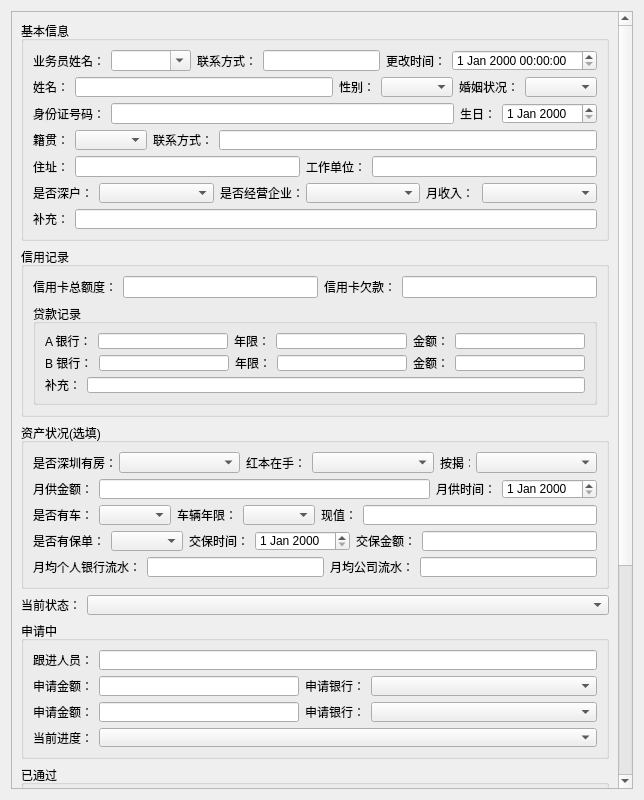
<?xml version="1.0" encoding="UTF-8"?>
<ui version="4.0">
 <class>renew</class>
 <widget class="QDialog" name="renew">
  <property name="enabled">
   <bool>true</bool>
  </property>
  <property name="geometry">
   <rect>
    <x>0</x>
    <y>0</y>
    <width>644</width>
    <height>800</height>
   </rect>
  </property>
  <property name="maximumSize">
   <size>
    <width>16777215</width>
    <height>1074</height>
   </size>
  </property>
  <property name="windowTitle">
   <string>Dialog</string>
  </property>
  <property name="layoutDirection">
   <enum>Qt::LeftToRight</enum>
  </property>
  <layout class="QVBoxLayout" name="verticalLayout_8">
   <item>
    <widget class="QScrollArea" name="scrollArea">
     <property name="widgetResizable">
      <bool>true</bool>
     </property>
     <widget class="QWidget" name="scrollAreaWidgetContents">
      <property name="geometry">
       <rect>
        <x>0</x>
        <y>0</y>
        <width>607</width>
        <height>1075</height>
       </rect>
      </property>
      <layout class="QVBoxLayout" name="verticalLayout_9">
       <item>
        <widget class="QGroupBox" name="groupBox_2">
         <property name="maximumSize">
          <size>
           <width>16777215</width>
           <height>220</height>
          </size>
         </property>
         <property name="title">
          <string>基本信息</string>
         </property>
         <layout class="QVBoxLayout" name="verticalLayout">
          <item>
           <layout class="QHBoxLayout" name="horizontalLayout_30">
            <item>
             <widget class="QLabel" name="label_3">
              <property name="maximumSize">
               <size>
                <width>80</width>
                <height>16777215</height>
               </size>
              </property>
              <property name="text">
               <string>业务员姓名：</string>
              </property>
             </widget>
            </item>
            <item>
             <widget class="QComboBox" name="comboBox">
              <property name="minimumSize">
               <size>
                <width>80</width>
                <height>0</height>
               </size>
              </property>
              <property name="editable">
               <bool>true</bool>
              </property>
             </widget>
            </item>
            <item>
             <widget class="QLabel" name="label_4">
              <property name="maximumSize">
               <size>
                <width>80</width>
                <height>16777215</height>
               </size>
              </property>
              <property name="text">
               <string>联系方式：</string>
              </property>
             </widget>
            </item>
            <item>
             <widget class="QLineEdit" name="lineEdit"/>
            </item>
            <item>
             <widget class="QLabel" name="label_2">
              <property name="text">
               <string>更改时间：</string>
              </property>
             </widget>
            </item>
            <item>
             <widget class="QDateTimeEdit" name="dateTimeEdit"/>
            </item>
           </layout>
          </item>
          <item>
           <layout class="QHBoxLayout" name="horizontalLayout_2">
            <item>
             <widget class="QLabel" name="label_5">
              <property name="text">
               <string>姓名：</string>
              </property>
             </widget>
            </item>
            <item>
             <widget class="QLineEdit" name="lineEdit_2"/>
            </item>
            <item>
             <widget class="QLabel" name="label_6">
              <property name="text">
               <string>性别：</string>
              </property>
             </widget>
            </item>
            <item>
             <widget class="QComboBox" name="comboBox_2"/>
            </item>
            <item>
             <widget class="QLabel" name="label_8">
              <property name="text">
               <string>婚姻状况：</string>
              </property>
             </widget>
            </item>
            <item>
             <widget class="QComboBox" name="comboBox_3"/>
            </item>
           </layout>
          </item>
          <item>
           <layout class="QHBoxLayout" name="horizontalLayout_3">
            <item>
             <widget class="QLabel" name="label_7">
              <property name="text">
               <string>身份证号码：</string>
              </property>
             </widget>
            </item>
            <item>
             <widget class="QLineEdit" name="lineEdit_3"/>
            </item>
            <item>
             <widget class="QLabel" name="label_9">
              <property name="text">
               <string>生日：</string>
              </property>
             </widget>
            </item>
            <item>
             <widget class="QDateEdit" name="dateEdit"/>
            </item>
           </layout>
          </item>
          <item>
           <layout class="QHBoxLayout" name="horizontalLayout_4">
            <item>
             <widget class="QLabel" name="label">
              <property name="text">
               <string>籍贯：</string>
              </property>
             </widget>
            </item>
            <item>
             <widget class="QComboBox" name="comboBox_4"/>
            </item>
            <item>
             <widget class="QLabel" name="label_10">
              <property name="text">
               <string>联系方式：</string>
              </property>
             </widget>
            </item>
            <item>
             <widget class="QLineEdit" name="lineEdit_4"/>
            </item>
           </layout>
          </item>
          <item>
           <layout class="QHBoxLayout" name="horizontalLayout_5">
            <item>
             <widget class="QLabel" name="label_11">
              <property name="text">
               <string>住址：</string>
              </property>
             </widget>
            </item>
            <item>
             <widget class="QLineEdit" name="lineEdit_5"/>
            </item>
            <item>
             <widget class="QLabel" name="label_12">
              <property name="text">
               <string>工作单位：</string>
              </property>
             </widget>
            </item>
            <item>
             <widget class="QLineEdit" name="lineEdit_6"/>
            </item>
           </layout>
          </item>
          <item>
           <layout class="QHBoxLayout" name="horizontalLayout_6">
            <item>
             <widget class="QLabel" name="label_13">
              <property name="maximumSize">
               <size>
                <width>60</width>
                <height>16777215</height>
               </size>
              </property>
              <property name="text">
               <string>是否深户：</string>
              </property>
             </widget>
            </item>
            <item>
             <widget class="QComboBox" name="comboBox_5"/>
            </item>
            <item>
             <widget class="QLabel" name="label_14">
              <property name="maximumSize">
               <size>
                <width>80</width>
                <height>16777215</height>
               </size>
              </property>
              <property name="text">
               <string>是否经营企业：</string>
              </property>
             </widget>
            </item>
            <item>
             <widget class="QComboBox" name="comboBox_6"/>
            </item>
            <item>
             <widget class="QLabel" name="label_15">
              <property name="maximumSize">
               <size>
                <width>50</width>
                <height>16777215</height>
               </size>
              </property>
              <property name="text">
               <string>月收入：</string>
              </property>
             </widget>
            </item>
            <item>
             <widget class="QComboBox" name="comboBox_7"/>
            </item>
           </layout>
          </item>
          <item>
           <layout class="QHBoxLayout" name="horizontalLayout_7">
            <item>
             <widget class="QLabel" name="label_16">
              <property name="text">
               <string>补充：</string>
              </property>
             </widget>
            </item>
            <item>
             <widget class="QLineEdit" name="lineEdit_7"/>
            </item>
           </layout>
          </item>
         </layout>
        </widget>
       </item>
       <item>
        <widget class="QGroupBox" name="groupBox_3">
         <property name="maximumSize">
          <size>
           <width>16777215</width>
           <height>170</height>
          </size>
         </property>
         <property name="title">
          <string>信用记录</string>
         </property>
         <layout class="QVBoxLayout" name="verticalLayout_3">
          <item>
           <layout class="QHBoxLayout" name="horizontalLayout_8">
            <item>
             <widget class="QLabel" name="label_17">
              <property name="text">
               <string>信用卡总额度：</string>
              </property>
             </widget>
            </item>
            <item>
             <widget class="QLineEdit" name="lineEdit_8"/>
            </item>
            <item>
             <widget class="QLabel" name="label_18">
              <property name="text">
               <string>信用卡欠款：</string>
              </property>
             </widget>
            </item>
            <item>
             <widget class="QLineEdit" name="lineEdit_9"/>
            </item>
           </layout>
          </item>
          <item>
           <widget class="QGroupBox" name="groupBox_4">
            <property name="title">
             <string>贷款记录</string>
            </property>
            <layout class="QVBoxLayout" name="verticalLayout_2">
             <item>
              <layout class="QHBoxLayout" name="horizontalLayout_9">
               <item>
                <widget class="QLabel" name="label_19">
                 <property name="text">
                  <string>A 银行：</string>
                 </property>
                </widget>
               </item>
               <item>
                <widget class="QLineEdit" name="lineEdit_10"/>
               </item>
               <item>
                <widget class="QLabel" name="label_20">
                 <property name="text">
                  <string>年限：</string>
                 </property>
                </widget>
               </item>
               <item>
                <widget class="QLineEdit" name="lineEdit_11"/>
               </item>
               <item>
                <widget class="QLabel" name="label_21">
                 <property name="text">
                  <string>金额：</string>
                 </property>
                </widget>
               </item>
               <item>
                <widget class="QLineEdit" name="lineEdit_12"/>
               </item>
              </layout>
             </item>
             <item>
              <layout class="QHBoxLayout" name="horizontalLayout_10">
               <item>
                <widget class="QLabel" name="label_22">
                 <property name="text">
                  <string>B 银行：</string>
                 </property>
                </widget>
               </item>
               <item>
                <widget class="QLineEdit" name="lineEdit_13"/>
               </item>
               <item>
                <widget class="QLabel" name="label_23">
                 <property name="text">
                  <string>年限：</string>
                 </property>
                </widget>
               </item>
               <item>
                <widget class="QLineEdit" name="lineEdit_14"/>
               </item>
               <item>
                <widget class="QLabel" name="label_24">
                 <property name="text">
                  <string>金额：</string>
                 </property>
                </widget>
               </item>
               <item>
                <widget class="QLineEdit" name="lineEdit_15"/>
               </item>
              </layout>
             </item>
             <item>
              <layout class="QHBoxLayout" name="horizontalLayout_11">
               <item>
                <widget class="QLabel" name="label_25">
                 <property name="text">
                  <string>补充：</string>
                 </property>
                </widget>
               </item>
               <item>
                <widget class="QLineEdit" name="lineEdit_16"/>
               </item>
              </layout>
             </item>
            </layout>
           </widget>
          </item>
         </layout>
        </widget>
       </item>
       <item>
        <widget class="QGroupBox" name="groupBox_5">
         <property name="maximumSize">
          <size>
           <width>16777215</width>
           <height>166</height>
          </size>
         </property>
         <property name="title">
          <string>资产状况(选填)</string>
         </property>
         <layout class="QVBoxLayout" name="verticalLayout_4">
          <item>
           <layout class="QHBoxLayout" name="horizontalLayout_12">
            <item>
             <widget class="QLabel" name="label_26">
              <property name="maximumSize">
               <size>
                <width>80</width>
                <height>16777215</height>
               </size>
              </property>
              <property name="text">
               <string>是否深圳有房：</string>
              </property>
             </widget>
            </item>
            <item>
             <widget class="QComboBox" name="comboBox_8"/>
            </item>
            <item>
             <widget class="QLabel" name="label_27">
              <property name="maximumSize">
               <size>
                <width>60</width>
                <height>16777215</height>
               </size>
              </property>
              <property name="text">
               <string>红本在手：</string>
              </property>
             </widget>
            </item>
            <item>
             <widget class="QComboBox" name="comboBox_9"/>
            </item>
            <item>
             <widget class="QLabel" name="label_28">
              <property name="maximumSize">
               <size>
                <width>30</width>
                <height>16777215</height>
               </size>
              </property>
              <property name="text">
               <string>按揭：</string>
              </property>
             </widget>
            </item>
            <item>
             <widget class="QComboBox" name="comboBox_10"/>
            </item>
           </layout>
          </item>
          <item>
           <layout class="QHBoxLayout" name="horizontalLayout_13">
            <item>
             <widget class="QLabel" name="label_29">
              <property name="text">
               <string>月供金额：</string>
              </property>
             </widget>
            </item>
            <item>
             <widget class="QLineEdit" name="lineEdit_17"/>
            </item>
            <item>
             <widget class="QLabel" name="label_30">
              <property name="text">
               <string>月供时间：</string>
              </property>
             </widget>
            </item>
            <item>
             <widget class="QDateEdit" name="dateEdit_2"/>
            </item>
           </layout>
          </item>
          <item>
           <layout class="QHBoxLayout" name="horizontalLayout_14">
            <item>
             <widget class="QLabel" name="label_31">
              <property name="text">
               <string>是否有车：</string>
              </property>
             </widget>
            </item>
            <item>
             <widget class="QComboBox" name="comboBox_11"/>
            </item>
            <item>
             <widget class="QLabel" name="label_32">
              <property name="text">
               <string>车辆年限：</string>
              </property>
             </widget>
            </item>
            <item>
             <widget class="QComboBox" name="comboBox_12"/>
            </item>
            <item>
             <widget class="QLabel" name="label_33">
              <property name="text">
               <string>现值：</string>
              </property>
             </widget>
            </item>
            <item>
             <widget class="QLineEdit" name="lineEdit_18"/>
            </item>
           </layout>
          </item>
          <item>
           <layout class="QHBoxLayout" name="horizontalLayout_15">
            <item>
             <widget class="QLabel" name="label_34">
              <property name="text">
               <string>是否有保单：</string>
              </property>
             </widget>
            </item>
            <item>
             <widget class="QComboBox" name="comboBox_13"/>
            </item>
            <item>
             <widget class="QLabel" name="label_35">
              <property name="text">
               <string>交保时间：</string>
              </property>
             </widget>
            </item>
            <item>
             <widget class="QDateEdit" name="dateEdit_3"/>
            </item>
            <item>
             <widget class="QLabel" name="label_36">
              <property name="text">
               <string>交保金额：</string>
              </property>
             </widget>
            </item>
            <item>
             <widget class="QLineEdit" name="lineEdit_19"/>
            </item>
           </layout>
          </item>
          <item>
           <layout class="QHBoxLayout" name="horizontalLayout_16">
            <item>
             <widget class="QLabel" name="label_37">
              <property name="text">
               <string>月均个人银行流水：</string>
              </property>
             </widget>
            </item>
            <item>
             <widget class="QLineEdit" name="lineEdit_20"/>
            </item>
            <item>
             <widget class="QLabel" name="label_38">
              <property name="text">
               <string>月均公司流水：</string>
              </property>
             </widget>
            </item>
            <item>
             <widget class="QLineEdit" name="lineEdit_21"/>
            </item>
           </layout>
          </item>
         </layout>
        </widget>
       </item>
       <item>
        <layout class="QHBoxLayout" name="horizontalLayout_29">
         <item>
          <widget class="QLabel" name="label_39">
           <property name="maximumSize">
            <size>
             <width>60</width>
             <height>24</height>
            </size>
           </property>
           <property name="text">
            <string>当前状态：</string>
           </property>
          </widget>
         </item>
         <item>
          <widget class="QComboBox" name="comboBox_14">
           <property name="maximumSize">
            <size>
             <width>16777215</width>
             <height>20</height>
            </size>
           </property>
          </widget>
         </item>
        </layout>
       </item>
       <item>
        <widget class="QGroupBox" name="groupBox_6">
         <property name="maximumSize">
          <size>
           <width>16777215</width>
           <height>138</height>
          </size>
         </property>
         <property name="title">
          <string>申请中</string>
         </property>
         <layout class="QVBoxLayout" name="verticalLayout_5">
          <item>
           <layout class="QHBoxLayout" name="horizontalLayout_17">
            <item>
             <widget class="QLabel" name="label_40">
              <property name="text">
               <string>跟进人员：</string>
              </property>
             </widget>
            </item>
            <item>
             <widget class="QLineEdit" name="lineEdit_22"/>
            </item>
           </layout>
          </item>
          <item>
           <layout class="QHBoxLayout" name="horizontalLayout_18">
            <item>
             <widget class="QLabel" name="label_41">
              <property name="maximumSize">
               <size>
                <width>60</width>
                <height>16777215</height>
               </size>
              </property>
              <property name="text">
               <string>申请金额：</string>
              </property>
             </widget>
            </item>
            <item>
             <widget class="QLineEdit" name="lineEdit_23">
              <property name="maximumSize">
               <size>
                <width>200</width>
                <height>16777215</height>
               </size>
              </property>
             </widget>
            </item>
            <item>
             <widget class="QLabel" name="label_42">
              <property name="maximumSize">
               <size>
                <width>60</width>
                <height>16777215</height>
               </size>
              </property>
              <property name="text">
               <string>申请银行：</string>
              </property>
             </widget>
            </item>
            <item>
             <widget class="QComboBox" name="comboBox_15"/>
            </item>
           </layout>
          </item>
          <item>
           <layout class="QHBoxLayout" name="horizontalLayout_19">
            <item>
             <widget class="QLabel" name="label_43">
              <property name="maximumSize">
               <size>
                <width>60</width>
                <height>16777215</height>
               </size>
              </property>
              <property name="text">
               <string>申请金额：</string>
              </property>
             </widget>
            </item>
            <item>
             <widget class="QLineEdit" name="lineEdit_24">
              <property name="maximumSize">
               <size>
                <width>200</width>
                <height>16777215</height>
               </size>
              </property>
             </widget>
            </item>
            <item>
             <widget class="QLabel" name="label_44">
              <property name="maximumSize">
               <size>
                <width>60</width>
                <height>16777215</height>
               </size>
              </property>
              <property name="text">
               <string>申请银行：</string>
              </property>
             </widget>
            </item>
            <item>
             <widget class="QComboBox" name="comboBox_16"/>
            </item>
           </layout>
          </item>
          <item>
           <layout class="QHBoxLayout" name="horizontalLayout_20">
            <item>
             <widget class="QLabel" name="label_45">
              <property name="maximumSize">
               <size>
                <width>60</width>
                <height>16777215</height>
               </size>
              </property>
              <property name="text">
               <string>当前进度：</string>
              </property>
             </widget>
            </item>
            <item>
             <widget class="QComboBox" name="comboBox_17"/>
            </item>
           </layout>
          </item>
         </layout>
        </widget>
       </item>
       <item>
        <widget class="QGroupBox" name="groupBox_7">
         <property name="maximumSize">
          <size>
           <width>16777215</width>
           <height>138</height>
          </size>
         </property>
         <property name="title">
          <string>已通过</string>
         </property>
         <layout class="QVBoxLayout" name="verticalLayout_6">
          <item>
           <layout class="QHBoxLayout" name="horizontalLayout_21">
            <item>
             <widget class="QLabel" name="label_46">
              <property name="text">
               <string>跟进人员：</string>
              </property>
             </widget>
            </item>
            <item>
             <widget class="QLineEdit" name="lineEdit_25"/>
            </item>
           </layout>
          </item>
          <item>
           <layout class="QHBoxLayout" name="horizontalLayout_22">
            <item>
             <widget class="QLabel" name="label_47">
              <property name="text">
               <string>放款金额：</string>
              </property>
             </widget>
            </item>
            <item>
             <widget class="QLineEdit" name="lineEdit_26"/>
            </item>
            <item>
             <widget class="QLabel" name="label_48">
              <property name="text">
               <string>放款银行：</string>
              </property>
             </widget>
            </item>
            <item>
             <widget class="QLineEdit" name="lineEdit_27"/>
            </item>
            <item>
             <widget class="QLabel" name="label_49">
              <property name="text">
               <string>放款日期：</string>
              </property>
             </widget>
            </item>
            <item>
             <widget class="QDateEdit" name="dateEdit_4"/>
            </item>
           </layout>
          </item>
          <item>
           <layout class="QHBoxLayout" name="horizontalLayout_23">
            <item>
             <widget class="QLabel" name="label_50">
              <property name="text">
               <string>申请条件：</string>
              </property>
             </widget>
            </item>
            <item>
             <widget class="QLineEdit" name="lineEdit_28"/>
            </item>
            <item>
             <widget class="QLabel" name="label_51">
              <property name="text">
               <string>贷款期限：</string>
              </property>
             </widget>
            </item>
            <item>
             <widget class="QDateEdit" name="dateEdit_5"/>
            </item>
            <item>
             <widget class="QLabel" name="label_52">
              <property name="text">
               <string>利息：</string>
              </property>
             </widget>
            </item>
            <item>
             <widget class="QLineEdit" name="lineEdit_29"/>
            </item>
           </layout>
          </item>
          <item>
           <layout class="QHBoxLayout" name="horizontalLayout_24">
            <item>
             <widget class="QLabel" name="label_53">
              <property name="text">
               <string>每月还款金额：</string>
              </property>
             </widget>
            </item>
            <item>
             <widget class="QLineEdit" name="lineEdit_30"/>
            </item>
           </layout>
          </item>
         </layout>
        </widget>
       </item>
       <item>
        <widget class="QGroupBox" name="groupBox_8">
         <property name="maximumSize">
          <size>
           <width>16777215</width>
           <height>138</height>
          </size>
         </property>
         <property name="title">
          <string>未通过</string>
         </property>
         <layout class="QVBoxLayout" name="verticalLayout_7">
          <item>
           <layout class="QHBoxLayout" name="horizontalLayout_25">
            <item>
             <widget class="QLabel" name="label_54">
              <property name="text">
               <string>跟进人员：</string>
              </property>
             </widget>
            </item>
            <item>
             <widget class="QLineEdit" name="lineEdit_31"/>
            </item>
           </layout>
          </item>
          <item>
           <layout class="QHBoxLayout" name="horizontalLayout_26">
            <item>
             <widget class="QLabel" name="label_55">
              <property name="text">
               <string>申请条件：</string>
              </property>
             </widget>
            </item>
            <item>
             <widget class="QLineEdit" name="lineEdit_32"/>
            </item>
            <item>
             <widget class="QLabel" name="label_56">
              <property name="text">
               <string>申请金额：</string>
              </property>
             </widget>
            </item>
            <item>
             <widget class="QLineEdit" name="lineEdit_33"/>
            </item>
           </layout>
          </item>
          <item>
           <layout class="QHBoxLayout" name="horizontalLayout_27">
            <item>
             <widget class="QLabel" name="label_57">
              <property name="maximumSize">
               <size>
                <width>70</width>
                <height>16777215</height>
               </size>
              </property>
              <property name="text">
               <string>未通过原因：</string>
              </property>
             </widget>
            </item>
            <item>
             <widget class="QLineEdit" name="lineEdit_34">
              <property name="maximumSize">
               <size>
                <width>300</width>
                <height>16777215</height>
               </size>
              </property>
             </widget>
            </item>
            <item>
             <widget class="QLabel" name="label_58">
              <property name="maximumSize">
               <size>
                <width>80</width>
                <height>16777215</height>
               </size>
              </property>
              <property name="text">
               <string>多久后可操作：</string>
              </property>
             </widget>
            </item>
            <item>
             <widget class="QDateEdit" name="dateEdit_6"/>
            </item>
           </layout>
          </item>
          <item>
           <layout class="QHBoxLayout" name="horizontalLayout_28">
            <item>
             <widget class="QLabel" name="label_59">
              <property name="text">
               <string>补充：</string>
              </property>
             </widget>
            </item>
            <item>
             <widget class="QLineEdit" name="lineEdit_35"/>
            </item>
           </layout>
          </item>
         </layout>
        </widget>
       </item>
       <item>
        <widget class="QPushButton" name="pushButton">
         <property name="text">
          <string>保存</string>
         </property>
        </widget>
       </item>
      </layout>
     </widget>
    </widget>
   </item>
  </layout>
 </widget>
 <resources/>
 <connections/>
</ui>
